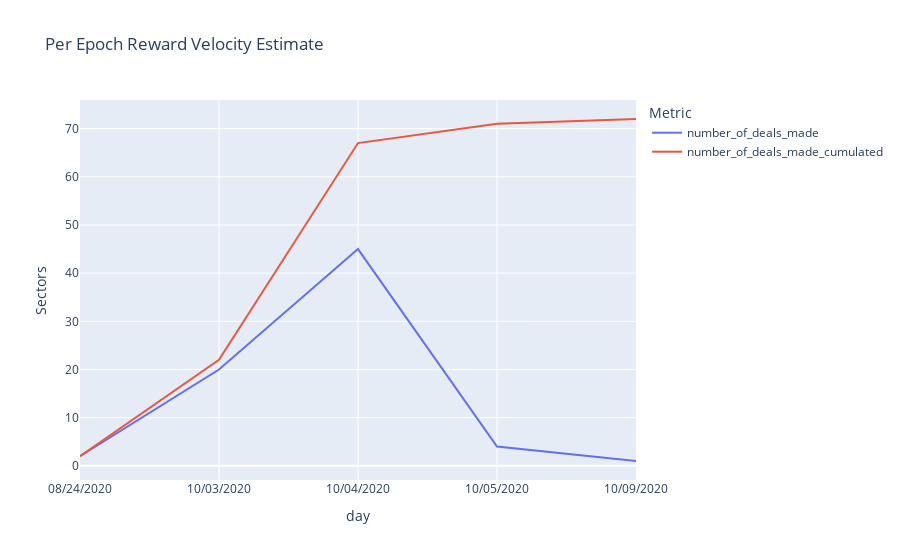

The notebook cell this image was saved under:
### Code cell
import plotly.express as px
fig = px.line(updated,
                  x='day',
                  y=['number_of_deals_made','number_of_deals_made_cumulated'],
                  color='variable',
                  title='Per Epoch Reward Velocity Estimate',
                  labels={'value': 'Sectors',
                          'time': 'Timestamp',
                          'variable': 'Metric'})
fig

### Figure 1 — Plotly figure (JSON) as saved in the notebook; plotly's stock layout.template omitted (floating-point values rounded to 4 significant figures)
{"data": [{"hovertemplate": "Metric=number_of_deals_made<br>day=%{x}<br>Sectors=%{y}<extra></extra>", "legendgroup": "number_of_deals_made", "line": {"color": "#636efa", "dash": "solid"}, "mode": "lines", "name": "number_of_deals_made", "orientation": "v", "showlegend": true, "type": "scatter", "x": ["08/24/2020", "10/03/2020", "10/04/2020", "10/05/2020", "10/09/2020"], "xaxis": "x", "y": [2, 20, 45, 4, 1], "yaxis": "y"}, {"hovertemplate": "Metric=number_of_deals_made_cumulated<br>day=%{x}<br>Sectors=%{y}<extra></extra>", "legendgroup": "number_of_deals_made_cumulated", "line": {"color": "#EF553B", "dash": "solid"}, "mode": "lines", "name": "number_of_deals_made_cumulated", "orientation": "v", "showlegend": true, "type": "scatter", "x": ["08/24/2020", "10/03/2020", "10/04/2020", "10/05/2020", "10/09/2020"], "xaxis": "x", "y": [2, 22, 67, 71, 72], "yaxis": "y"}], "layout": {"legend": {"title": {"text": "Metric"}, "tracegroupgap": 0}, "title": {"text": "Per Epoch Reward Velocity Estimate"}, "xaxis": {"anchor": "y", "domain": [0, 1], "title": {"text": "day"}}, "yaxis": {"anchor": "x", "domain": [0, 1], "title": {"text": "Sectors"}}}}
